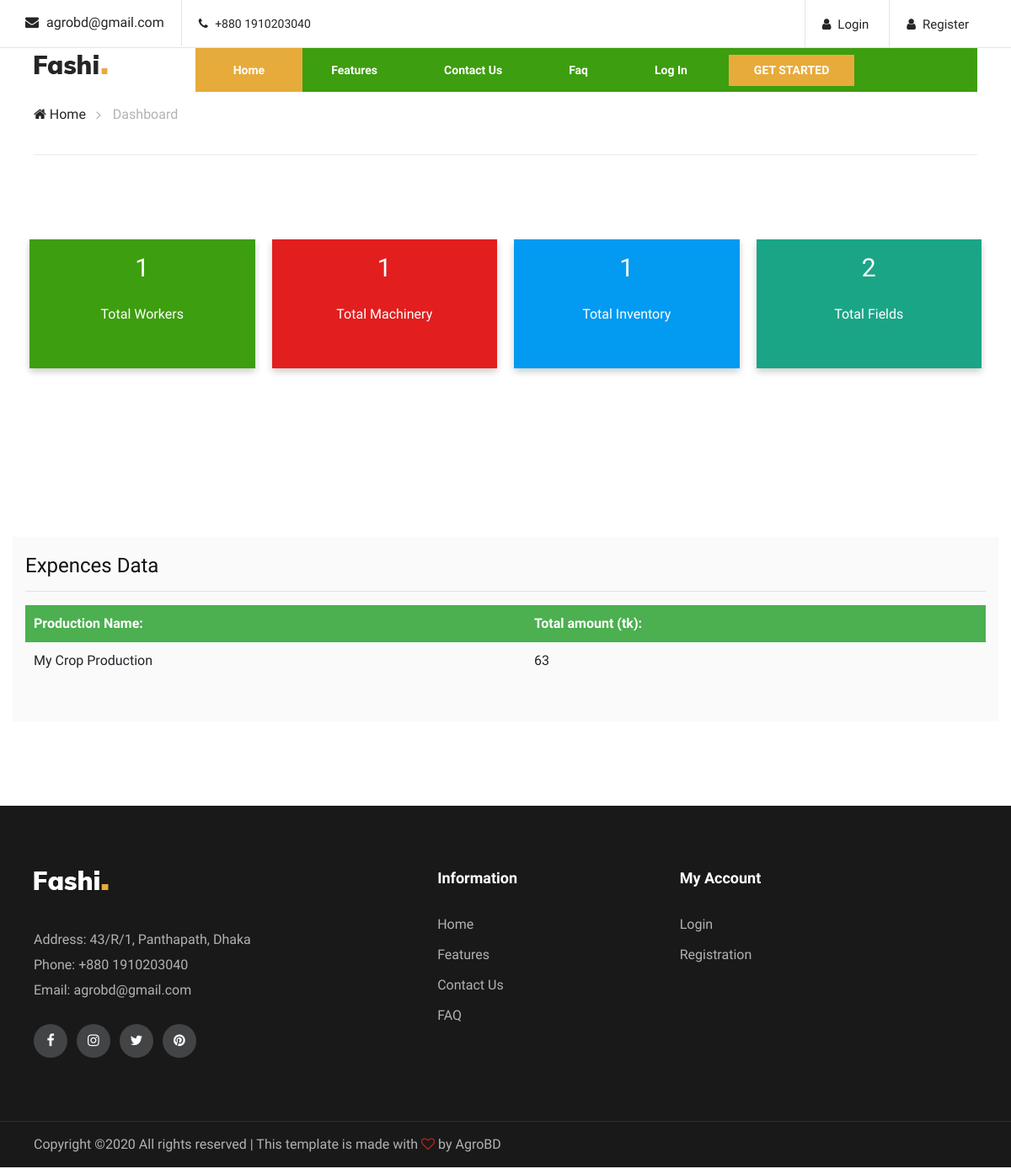
/dashboard.php, run on an earlier commit of the app's database.
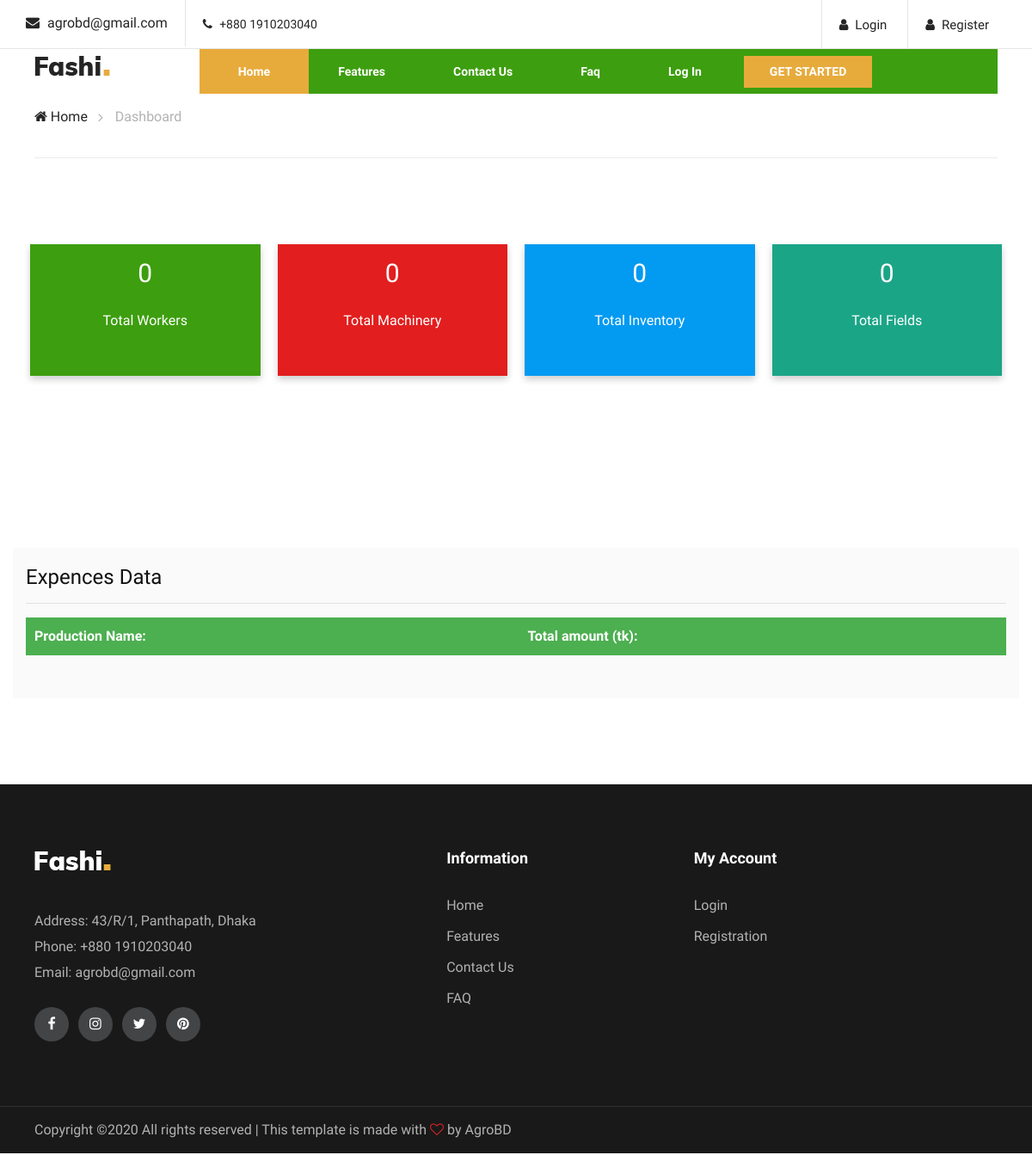
And on a later commit of the database.
### tables this page shows
CREATE TABLE `expences` (
  `e_id` int(11) NOT NULL,
  `item_name` varchar(30) NOT NULL,
  `category` varchar(20) NOT NULL,
  `net_amount` int(11) NOT NULL,
  `invoice_no` varchar(20) NOT NULL,
  `date` date NOT NULL,
  `cropProduction_id` int(11) NOT NULL,
  `uid` int(11) NOT NULL,
  `created_date` timestamp NOT NULL DEFAULT current_timestamp() ON UPDATE current_timestamp()
);

CREATE TABLE `crop_productions` (
  `cropProduction_id` int(11) NOT NULL,
  `cropProduction_name` varchar(30) NOT NULL,
  `crop_name` varchar(30) NOT NULL,
  `location` varchar(50) NOT NULL,
  `uid` int(11) NOT NULL,
  `created_at` timestamp NOT NULL DEFAULT current_timestamp() ON UPDATE current_timestamp()
);

### dashboard.php (the view, shortened to what this page needs)
<?php include'includes/head.php';
include'includes/navbar.php';
$conn = connect();
$sql= "SELECT count(w_id) AS total FROM workers";
$result = $conn->query($sql);
$row = $result-> fetch_assoc();
$num_rows=$row['total'];
$sql= "SELECT count(m_id) AS total FROM machinery";
$result = $conn->query($sql);
$row = $result-> fetch_assoc();
$num_rows1=$row['total'];
$sql= "SELECT count(i_id) AS total FROM inventory";
$result = $conn->query($sql);
$row = $result-> fetch_assoc();
$num_rows2=$row['total'];
$sql= "SELECT count(f_id) AS total FROM fields";
$result = $conn->query($sql);
$row = $result-> fetch_assoc();
$num_rows3=$row['total'];
?>
</head>
<body>
    <div class="breacrumb-section">
        <div class="container">
            <div class="row">
                <div class="col-lg-12">
                    <div class="breadcrumb-text">
                        <a href="index.php"><i class="fa fa-home"></i> Home</a>
                        <span>Dashboard</span>
                    </div>
                </div>
            </div>
        </div>
    </div>
    <section class="homenav">
        <div class="container">
            <div class="row">
                <div class="col-lg-3 col-md-6 col-sm-12 column">
                    <div class="dCard card1">
                        <h3><?php echo $num_rows;?></h3><br>
                        <p>Total Workers</p>
                    </div>
                </div>
                <div class="col-lg-3 col-md-6 col-sm-12 column">
                    <div class="dCard card2">
                        <h3><?php echo $num_rows1;?></h3><br>
                        <p>Total Machinery</p>
                    </div>
                </div>
                <div class="col-lg-3 col-md-6 col-sm-12 column">
                    <div class="dCard card3">
                        <h3><?php echo $num_rows2;?></h3><br>
                        <p>Total Inventory</p>
                    </div>
                </div>
                <div class="col-lg-3 col-md-6 col-sm-12 column">
                    <div class="dCard card4">
                        <h3><?php echo $num_rows3;?></h3><br>
                        <p>Total Fields</p>
                    </div>
                </div>
            </div>
        </div>
    </section>
    <section class="homenav">
        <div class="container production_box">
            <h4>Expences Data</h4>
            <hr>
            <table id="example" class="display">
                <thead>
                    <tr>
                        <th>Production Name:</th>
                        <th>Total amount (tk):</th>
                    </tr>
                </thead>
                <tbody>
                    <?php
                    $sql= "SELECT * FROM expences as e, crop_productions as c WHERE e.cropProduction_id = c.cropProduction_id";
                    $result = $conn->query($sql);
                        while ($row = $result-> fetch_assoc()):
                    ?>
                    <tr>
                        <td><?php echo $row["cropProduction_name"]; ?></td>
                        <td><?php echo $row["net_amount"]; ?></td>
                    </tr>
                    <?php endwhile;?>
                </tbody>
            </table>
        </div>
    </section>
    <?php
include'includes/footer.php';?>
</body>
</html>

What changed in the data, as far as the page shows it:
removed expences: cropProduction.cropProduction_name "My Crop Production", net_amount "63"
Also different on the page:
$num_rows: "1" → "0"
$num_rows1: "1" → "0"
$num_rows2: "1" → "0"
$num_rows3: "2" → "0"
